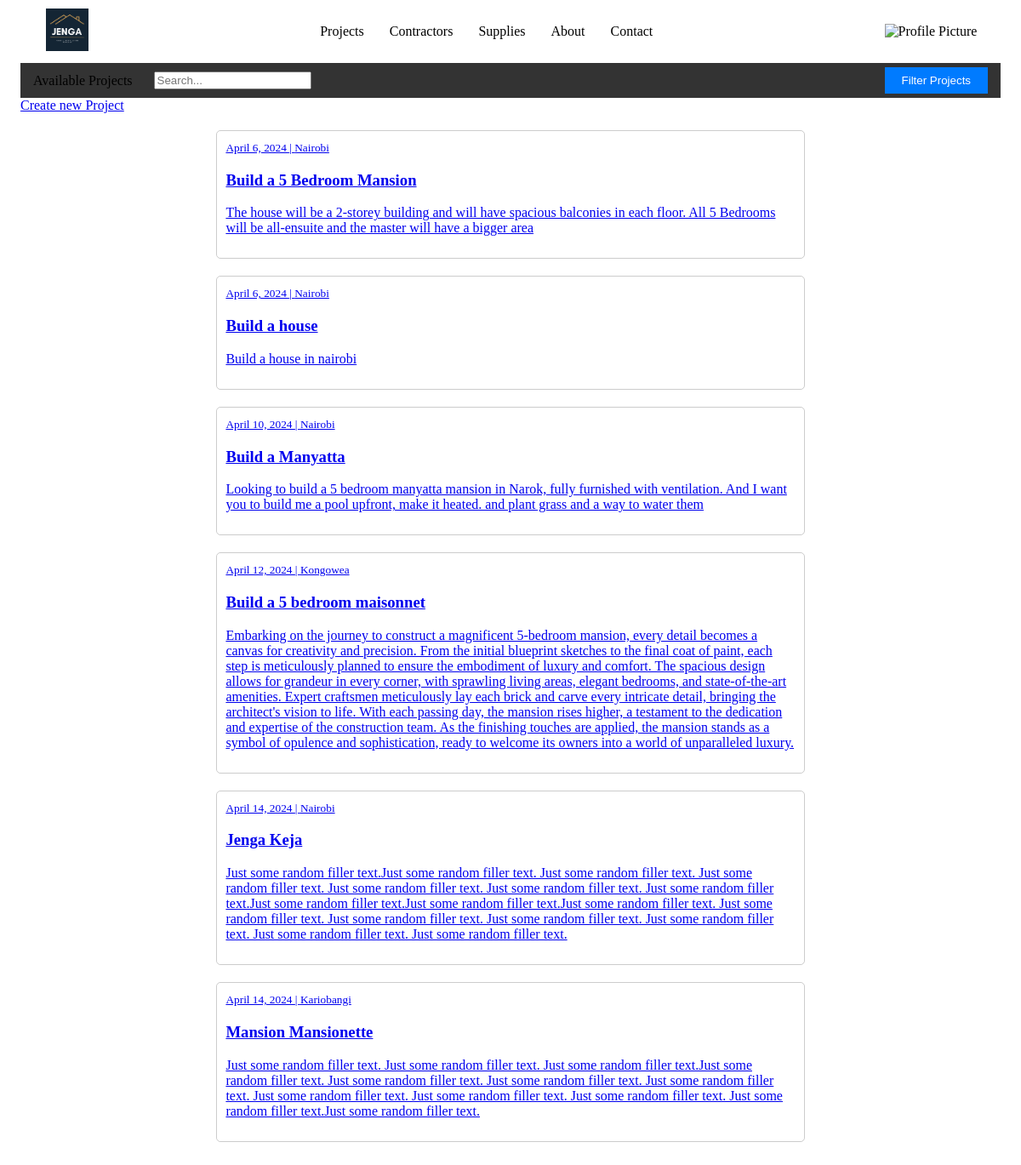
The page /projects/ (signed in) on the database its author committed.
### base/models.py (models this page shows, shortened)
class Project(models.Model):
    STATUS_CHOICES = (
        ('Open', 'Open'),
        ('In Progress', 'In Progress'),
        ('Completed', 'Completed'),
    )
    user = models.ForeignKey(User, on_delete=models.CASCADE, null=True, blank=True)
    title = models.CharField(max_length=211)
    budget = models.DecimalField(max_digits=10, decimal_places=2, default=0)
    location = models.CharField(max_length=100, null=True, blank=True)
    description  = models.TextField(null=True, blank=True)
    status = models.CharField(choices=STATUS_CHOICES, default='Open', max_length=20)
    created_at = models.DateTimeField(default=timezone.now)
    updated_at = models.DateTimeField(auto_now=True)

### base/views.py (the view)
# urls.py: path('projects/', ListingsTemplate.as_view(), name='projects'),
class ListingsTemplate(ListView):
    model = Project
    context_object_name = 'projects'
    template_name = 'base/projects.html'

### base/templates/base/projects.html (shortened to what this page needs)
{% extends 'base/main.html' %} {% block content %} {% load static %}
<!DOCTYPE html>
<html lang="en">
  <head>
    <link rel="stylesheet" href="{% static 'css/projects.css' %}" />
  </head>
  <body>
    <div class="proj-nav">
      <div class="proj-title">Available Projects</div>
      <div class="search-bar">
        <input type="text" placeholder="Search..." />
      </div>
      <button class="filter-button" onclick="filterProjects()">
        Filter Projects
      </button>
    </div>
    <a href="{% url 'project' %}">Create new Project</a></br>
    <div class="project-container">
      {% for project in projects %}
      <a href="{% url 'project_detail' project.pk %}">
        <div class="projectDetails">
          {% if project.image %}
          <img src="{{ project.image.url }}" alt="Project Image" />
          <div class="project-description">
            <small>{{ project.created_at.date }}   |   {{ project.location }}</small>
            <h3>{{ project.title }}</h3>
            <p>{{ project.description }}</p>
          </div>
          {% else %}
          <div class="project-description">
            <small>{{ project.created_at.date }}   |   {{ project.location }}</small>
            <h3>{{ project.title }}</h3>
            <p>{{ project.description }}</p>
          </div>
        </div>
      </a>
        {% endif %}
      {% endfor %}
    </div>
    {% endblock content %}

### static/css/main.css (style rules this page uses)
body { width: 96%; margin: auto; background-color: white; }

### static/css/projects.css (style rules this page uses)
.proj-nav { display: flex; justify-content: space-between; align-items: center; background-color: #333; color: black; padding: 5px 15px; }
.search-bar { flex: 1; margin: 0 20px; padding: 5px; }
.filter-button { background-color: #007bff; color: #fff; border: none; padding: 8px 20px; cursor: pointer; }
.project-container { width: 60%; margin: auto; overflow: hidden; padding: 20px; }
.projectDetails { display: flex; margin-bottom: 20px; border: 1px solid #ccc; border-radius: 5px; padding: 10px; }
.project-description { flex: 1; }

### rows shown on the page
Project: created_at "April 6, 2024", location "Nairobi", title "Build a 5 Bedroom Mansion", description "The house will be a 2-storey building and will have spacious balconies in each floor. All 5 Bedrooms will be all-ensuite and the master will have a bigger area"
Project: created_at "April 6, 2024", location "Nairobi", title "Build a house", description "Build a house in nairobi"
Project: created_at "April 10, 2024", location "Nairobi", title "Build a Manyatta", description "Looking to build a 5 bedroom manyatta mansion in Narok, fully furnished with ventilation. And I want you to build me a pool upfront, make it heated. and plant grass and a way to water them"
Project: created_at "April 12, 2024", location "Kongowea", title "Build a 5 bedroom maisonnet", description "Embarking on the journey to construct a magnificent 5-bedroom mansion, every detail becomes a canvas for creativity and precision. From the initial blueprint sketches to the final coat of paint, each step is meticulously planned to ensure the embodiment of luxury and comfort. The spacious design allows for grandeur in every corner, with sprawling living areas, elegant bedrooms, and state-of-the-art amenities. Expert craftsmen meticulously lay each brick and carve every intricate detail, bringing the architect's vision to life. With each passing day, the mansion rises higher, a testament to the dedication and expertise of the construction team. As the finishing touches are applied, the…"
Project: created_at "April 14, 2024", location "Nairobi", title "Jenga Keja", description "Just some random filler text.Just some random filler text. Just some random filler text. Just some random filler text. Just some random filler text. Just some random filler text. Just some random filler text.Just some random filler text.Just some random filler text.Just some random filler text. Just some random filler text. Just some random filler text. Just some random filler text. Just some random filler text. Just some random filler text. Just some random filler text."
Project: created_at "April 14, 2024", location "Kariobangi", title "Mansion Mansionette", description "Just some random filler text. Just some random filler text. Just some random filler text.Just some random filler text. Just some random filler text. Just some random filler text. Just some random filler text. Just some random filler text. Just some random filler text. Just some random filler text. Just some random filler text.Just some random filler text."
